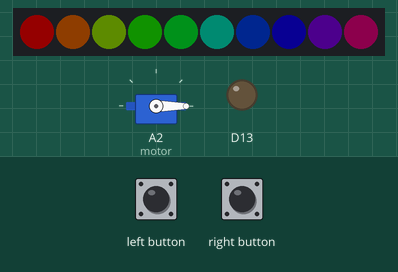
This sketch was run on a simulated Adafruit Circuit Playground Express. Shown: 10 RGB LEDs in strip order, left to right, servo, output pins drawn as LEDs (lit = HIGH). Inputs (shaded band) come from the test bench. Dim RGB values are drawn brighter than linear.

Above: at 1.4 s.
2.8 s: left button pressed for 0.15 s
At 4.0 s:
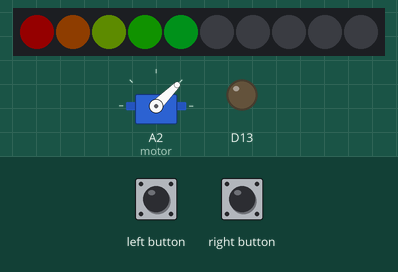
At 6.3 s:
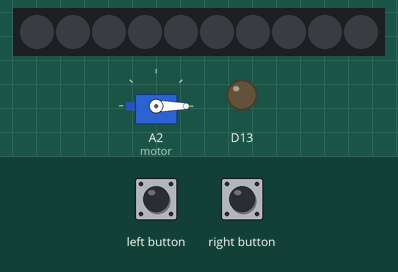
Timing chart, 0 to 10.7 s (numbered marks = the images above; inputs shaded):
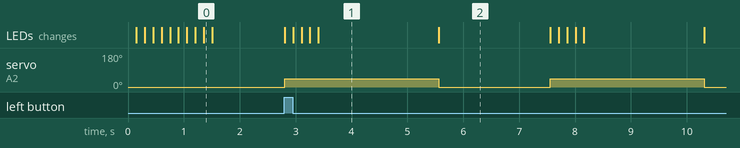

The sketch:

express.ino
```cpp
#include <Adafruit_CircuitPlayground.h>
#include <Servo.h>

// Servo
Servo motor;
int position = 0;

// Buttons
const int BUTTON1 = A1;

// Button State
int buttonState1 = 0;

// Neo-pixel
uint8_t pixeln = 0;

void setup() {
  if (!CircuitPlayground.begin()) {
    pinMode(13, OUTPUT);
    while (1) {
      digitalWrite(13, LOW);
      delay(100);
      digitalWrite(13, HIGH);
      delay(100);
    }
  }
  motor.attach(A2);
  motor.write(0);

  // Initial Test the Neo Pixel
  for (pixeln = 0; pixeln <= 9; pixeln++) {
    CircuitPlayground.setPixelColor(pixeln, CircuitPlayground.colorWheel(25 * pixeln));
    delay(150);
  }
  CircuitPlayground.clearPixels();

  // Set pixeln to 0
  pixeln = 0;

  // INPUT
  pinMode(BUTTON1, INPUT);
}
void loop() {
  /*if (CircuitPlayground.leftButton()) {
    CircuitPlayground.redLED(HIGH);
    motor.write(20);

    for (pixeln = 0; pixeln < 1; pixeln++) {
      CircuitPlayground.setPixelColor(pixeln, CircuitPlayground.colorWheel(25 * pixeln));
      delay(150);
    }

    delay(3000);
    motor.write(0);

    CircuitPlayground.clearPixels();
    } else {
    CircuitPlayground.redLED(LOW);
    } */

  if (CircuitPlayground.leftButton()) {
    for (int rotate = 1; rotate <= 5; rotate++) { // Move 5 times
      motor.write(45);
      //motor.write(315);

      for (pixeln = 0; pixeln < 5; pixeln ++) {
        CircuitPlayground.setPixelColor(pixeln, CircuitPlayground.colorWheel(25 * pixeln));
        delay(150);
      }

      delay(2000);
      motor.write(0);

      CircuitPlayground.clearPixels();
      delay(2000);
    }

  } else {
    CircuitPlayground.redLED(LOW);
  }

  if (CircuitPlayground.rightButton()) {
    for (int rotate = 1; rotate <= 5; rotate++) {
      motor.write(90);

      for (pixeln = 0; pixeln < 10; pixeln ++) {
        CircuitPlayground.setPixelColor(pixeln, CircuitPlayground.colorWheel(25 * pixeln));
        delay(150);
      }

      delay(2000);
      motor.write(0);

      CircuitPlayground.clearPixels();
      delay(2000);
    }
  } else {
    CircuitPlayground.redLED(LOW);
  }

  /*if (CircuitPlayground.rightButton()) {
    CircuitPlayground.redLED(HIGH);
    motor.write(45);

    for (pixeln = 0; pixeln < 3; pixeln++) {
      CircuitPlayground.setPixelColor(pixeln, CircuitPlayground.colorWheel(25 * pixeln));
      delay(150);
    }

    delay(3000);
    motor.write(0);

    CircuitPlayground.clearPixels();
    } else {
    CircuitPlayground.redLED(LOW);
    }

    buttonState1 = digitalRead(BUTTON1);
    if (buttonState1 == HIGH) {
    CircuitPlayground.redLED(HIGH);
    motor.write(140);

    for (pixeln = 0; pixeln < 5; pixeln++) {
      CircuitPlayground.setPixelColor(pixeln, CircuitPlayground.colorWheel(25 * pixeln));
      delay(150);
    }

    delay(3000);

    motor.write(0);
    CircuitPlayground.clearPixels();
    } else {
    CircuitPlayground.redLED(LOW);
    } */

  delay(100);
}
```

Measured:
- after the input at 2.8 s, servo on A2 (motor): alternates 45° for 2.8 s and 0° for 2.0 s, starting at once; the LEDs: first change at once (image 1 shows a later state)
- what the display in image 1 shows lasts 2.2 s, from 3.4 s to 5.6 s
